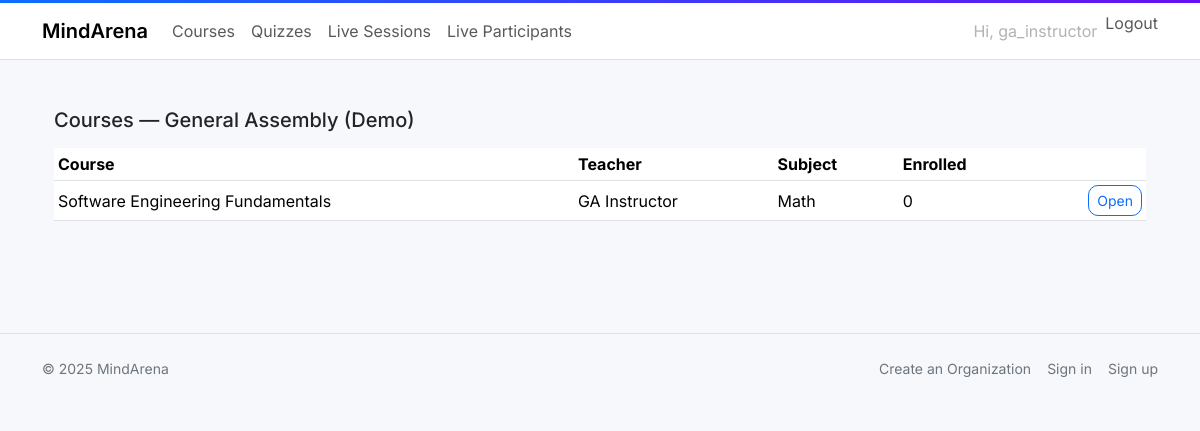
/courses/ (signed in), run on an earlier commit of the app's database.
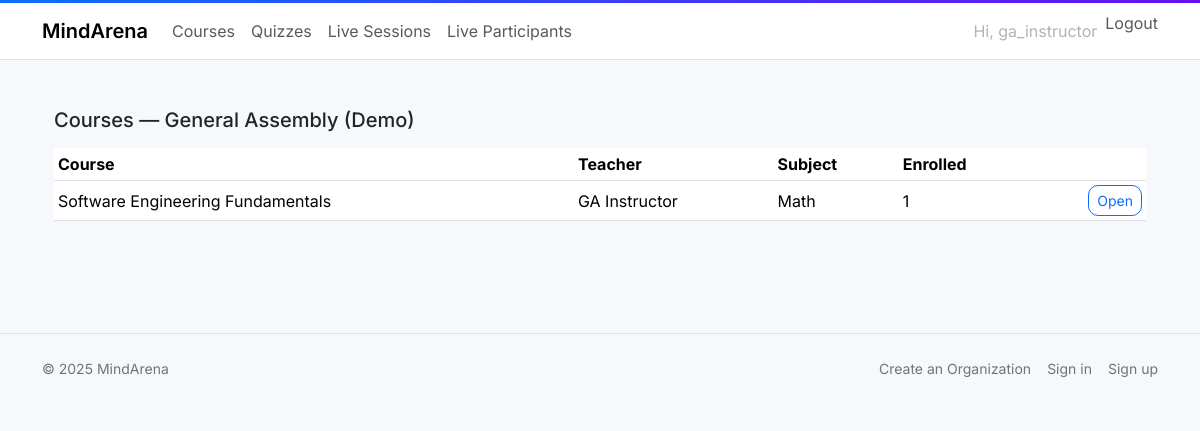
And on a later commit of the database.
### main_app/models.py (models this page shows, shortened)
class Course(models.Model):
    organization = models.ForeignKey(Organization, on_delete=models.CASCADE, related_name="courses")
    teacher = models.ForeignKey(settings.AUTH_USER_MODEL, on_delete=models.PROTECT, related_name="teaching_courses")
    course_name = models.CharField(max_length=255)
    join_code = models.CharField(max_length=32, unique=True)
    subject_category = models.CharField(max_length=32, choices=SUBJECT_CATEGORIES)
    enrolled_students = models.JSONField(default=list, blank=True)
    created_at = models.DateTimeField(auto_now_add=True)
    class Meta:
        ordering = ["course_name"]
        indexes = [
            models.Index(fields=["organization"]),
            models.Index(fields=["teacher"]),
            models.Index(fields=["join_code"]),
        ]

### main_app/views.py (the view)
# urls.py: path("courses/", views.course_list, name="course_list"),
@login_required
def course_list(request):
    role, org = _actor_role_and_org(request.user)
    if role is None:
        return render(request, "main_app/dashboard_empty.html")
    if role == ROLE_SUPERUSER:
        qs = Course.objects.select_related("organization", "teacher").order_by("course_name")
    else:
        if not allowed(request.user, READ_ALL, COURSE, org=org):
            return render(request, "403.html", status=403)
        base = Course.objects.select_related("organization", "teacher").filter(organization=org)
        if role in {ROLE_ADMIN, ROLE_MANAGER}:
            qs = base
        elif role == ROLE_TEACHER:
            qs = base.filter(teacher=request.user)
        else:
            qs = [c for c in base if request.user.id in (c.enrolled_students or [])]
    can_create = allowed(request.user, CREATE, COURSE, org=org)
    return render(
        request,
        "main_app/course_list.html",
        {"courses": qs, "role": role, "org": org, "can_create": can_create},
    )

### main_app/permissions.py (called while the page is built)
def allowed(user, action: str, model: str, org=None) -> bool:
    if not getattr(user, "is_authenticated", False):
        return False
    if getattr(user, "is_superuser", False):
        return True
    if org is None:
        return False
    try:
        role = (
            OrgMembership.objects.only("role")
            .get(user=user, organization=org)
            .role.lower()
        )
    except OrgMembership.DoesNotExist:
        return False
    return action in ROLE_ACTIONS.get(role, {}).get(model, set())

### main_app/templatetags/permissions_tags.py (called while the page is built)
def _actor_org(user):
    if not getattr(user, "is_authenticated", False):
        return None
    m = (
        OrgMembership.objects.select_related("organization")
        .only("organization")
        .filter(user=user)
        .first()
    )
    return m.organization if m else None

@register.filter
def can_read_all_orgs(user):
    if not getattr(user, "is_authenticated", False):
        return False
    if getattr(user, "is_superuser", False):
        return True
    org = _actor_org(user)
    return allowed(user, READ_ALL, ORG, org=org) if org else False

### main_app/templates/main_app/course_list.html (shortened to what this page needs)
{% extends "base.html" %}
{% block content %}
<div class="container py-4">
  <div class="d-flex justify-content-between align-items-center mb-3">
    <h1 class="h5 mb-0">Courses{% if org %} — {{ org.name }}{% endif %}</h1>
  </div>
  {% if courses %}
  <div class="table-responsive">
    <table class="table table-sm align-middle">
      <thead>
        <tr>
          <th>Course</th>
          <th>Teacher</th>
          <th>Subject</th>
          <th>Enrolled</th>
          <th></th>
        </tr>
      </thead>
      <tbody>
        {% for c in courses %}
        <tr>
          <td>{{ c.course_name }}</td>
          <td>{{ c.teacher.get_full_name|default:c.teacher.username }}</td>
          <td>{{ c.get_subject_category_display }}</td>
          <td>{{ c.enrolled_students|length }}</td>
          <td class="text-end">
            <a class="btn btn-outline-primary btn-sm" href="{% url 'course_detail' c.id %}">Open</a>
          </td>
        </tr>
        {% endfor %}
      </tbody>
    </table>
  </div>
  {% else %}
    <div class="text-muted">No courses yet.</div>
  {% endif %}
</div>
{% endblock %}

What changed in the data, as far as the page shows it:
changed Course "Software Engineering Fundamentals": enrolled_students|length "0" → "1"
